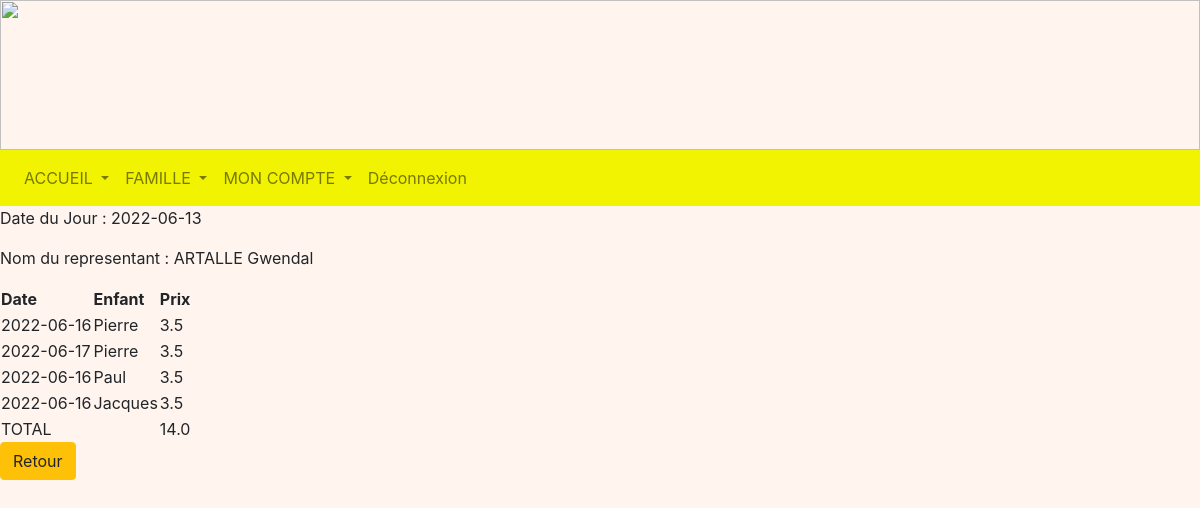
Page /detailsFacture/6 (signed in) on the committed database.
### tables this page shows
CREATE TABLE Representant (
  code_representant integer primary key autoincrement,
  nom_representant TEXT NOT NULL,
  prenom_representant TEXT NOT NULL,
  telephone TEXT,
  email TEXT,
  identifiant TEXT NOT NULL,
  FOREIGN KEY (identifiant) REFERENCES Compte(identifiant)
);

CREATE TABLE Repas (
  code_repas integer primary key autoincrement,
  date_repas date NOT NULL,
  code_enfant integer NOT NULL,
  FOREIGN KEY (code_enfant) REFERENCES Enfant(code_enfant)
);

CREATE TABLE Enfant (
  code_enfant integer primary key autoincrement,
  nom_enfant TEXT NOT NULL,
  prenom_enfant TEXT NOT NULL,
  code_tarif integer NOT NULL,
  code_classe integer NOT NULL,
  code_representant integer NOT NULL,
  code_formule integer NOT NULL,
  FOREIGN KEY (code_tarif) REFERENCES Tarif(code_tarif),
  FOREIGN KEY (code_classe) REFERENCES Classe(code_classe),
  FOREIGN KEY (code_representant) REFERENCES Representant(code_representant)
  FOREIGN KEY (code_formule) REFERENCES Formule(code_formule)
);

CREATE TABLE Tarif (
  code_tarif integer primary key autoincrement,
  nom_tarif TEXT NOT NULL,
  tarif float NOT NULL
);

### representant.py (the view)
@app.route('/detailsFacture/<int:code_mois>', methods = ["GET"])
@login_required
def detailsFacture(code_mois):
    now = datetime.datetime.today().strftime('%Y-%m-%d')
    db = get_db()
    cur = db.cursor()
    if code_mois < 10:
        code_mois = '0' + str(code_mois)
    else:
        code_mois = str(code_mois)
    repas = cur.execute("SELECT R.date_repas, E.prenom_enfant, T.tarif FROM Repas AS R INNER JOIN Enfant AS E ON R.code_enfant = E.code_enfant "
     "INNER JOIN Representant AS Re ON Re.code_representant = E.code_representant INNER JOIN Tarif AS T ON E.code_tarif = T.code_tarif "
     "WHERE Re.identifiant = ? AND strftime('%m', date_repas) = ? ORDER BY E.code_enfant, R.date_repas", (flask_login.current_user.name, code_mois, )).fetchall()
    representant = cur.execute("SELECT nom_representant, prenom_representant, code_representant FROM Representant WHERE identifiant = ?", (flask_login.current_user.name, )).fetchone()
    enfants = cur.execute("SELECT code_enfant, prenom_enfant FROM Enfant WHERE code_representant = ?", (representant[2], )).fetchall()
    return render_template('R_detailsFacture.html', now = now, repas = repas, representant = representant, enfants = enfants)

### main.py (called while the page is built)
@login_manager.user_loader
def load_user(user_id):
    db = get_db()
    cur = db.cursor()
    user = cur.execute('SELECT identifiant, mot_de_passe FROM Compte WHERE identifiant=?', (user_id, )).fetchone()
    return User(user[0], user[1])

def get_db():
    if 'db' not in g:
        g.db = sqlite3.connect(DATABASE)
    return g.db

@app.teardown_appcontext
def close_connection(exception):
    db = g.pop('db', None)
    if db is not None:
        db.close()

### templates/R_detailsFacture.html (shortened to what this page needs)
<!DOCTYPE html>
<html>
<head>
    <link rel="stylesheet" href="https://cdn.jsdelivr.net/npm/bootstrap@4.3.1/dist/css/bootstrap.min.css"
>
    <link rel="stylesheet" href="/static/css/main.css">
</head>
<body>
        {% extends "R_layout.html" %}
        {% block content %}
    <p>Date du Jour : {{ now }}</p>
    <p>Nom du representant : {{ representant[0] }} {{ representant[1] }}</p>
    <table>
        <thead>
            <th>Date</th>
            <th>Enfant</th>
            <th>Prix</th>
        </thead>
        <tbody>
            {% set pr = namespace (prixTotal = 0) %}
            {% for repa in repas %}
            <tr>
                <td>{{ repa[0] }}</td>
                <td>{{ repa[1] }}</td>
                <td>{{ repa[2] }}</td>
            </tr>
            {% set pr.prixTotal = pr.prixTotal + repa[2] %}
            {% endfor %}
            <tr>
                <td>TOTAL</td>
                <td></td>
                <td>{{ pr.prixTotal }}</td>
            </tr>
        </tbody>
    </table>
    <a class="btn btn-warning" href="/facture">Retour</a>
{% endblock %}

### static/css/main.css (style rules this page uses)
body { background-repeat: no-repeat; background-color:rgb(265,245,238); height: 110px; margin: 0px; }

### rows in the picture
Representant: nom_representant "ARTALLE", prenom_representant "Gwendal"
Repas: date_repas "2022-06-16", prenom_enfant "Pierre", tarif "3.5"
Repas: date_repas "2022-06-17", prenom_enfant "Pierre", tarif "3.5"
Repas: date_repas "2022-06-16", prenom_enfant "Paul", tarif "3.5"
Repas: date_repas "2022-06-16", prenom_enfant "Jacques", tarif "3.5"

### other values in the picture
{{ pr.prixTotal }} "14.0"
